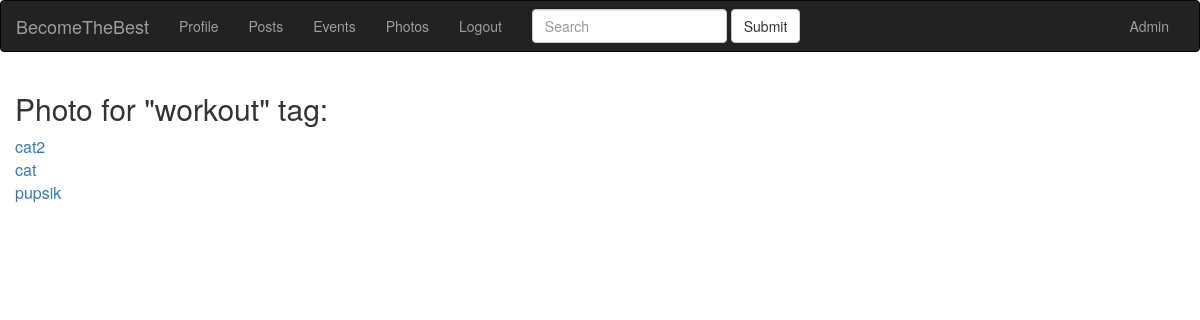
/photo/tag/workout (signed in), run on the app's committed database.
### app/models.py (models this page shows, shortened)
class Tag(db.Model):
    id = db.Column(db.Integer, primary_key=True)
    name = db.Column(db.String(100), unique=True)
    slug = db.Column(db.String(100))

class Photo(db.Model):
    id = db.Column(db.Integer, primary_key=True)
    photo_title = db.Column(db.String(100))
    photo_description = db.Column(db.String(255))
    slug = db.Column(db.String(140), unique=True)
    created = db.Column(db.DateTime, index=True, default=datetime.utcnow)
    user_id = db.Column(db.Integer, db.ForeignKey('user.id'))
    tags = db.relationship(
        'Tag', secondary=photo_tags, backref=db.backref('photos_tags', lazy='dynamic'))

### app/blueprints/photos/blueprint.py (the view)
@photos.route('/tag/<slug>')
@login_required
def tag_detail(slug):
    tag = Tag.query.filter(Tag.slug==slug).first()
    photos = tag.photos_tags.all()
    return render_template('photos/tag_detail.html', tag=tag, photos=photos)

### app/models.py (called while the page is built)
@login.user_loader
def load_user(id):
    return User.query.get(int(id))

### app/view.py (called while the page is built)
@app.before_request
def before_request():
    if current_user.is_authenticated:
        current_user.last_seen = datetime.utcnow()
        db.session.commit()

### app/blueprints/photos/templates/photos/tag_detail.html (shortened to what this page needs)
{% extends 'base.html' %} {% block title %} {{ tag.name }} photos {% endblock %} {% block content_title %} Photo for "{{ tag.name }}" tag: {% endblock %} {% block content %} {% for photo in photos %}
<div class="photo">
    <a href="{{ url_for('photos.photo_detail', slug=photo.id) }}">{{ photo.photo_title }}</a>
</div>
{% endfor %}
{% endblock %}

### data on the page
Tag: name "workout"
Photo: photo_title "cat2"
Photo: photo_title "cat"
Photo: photo_title "pupsik"
